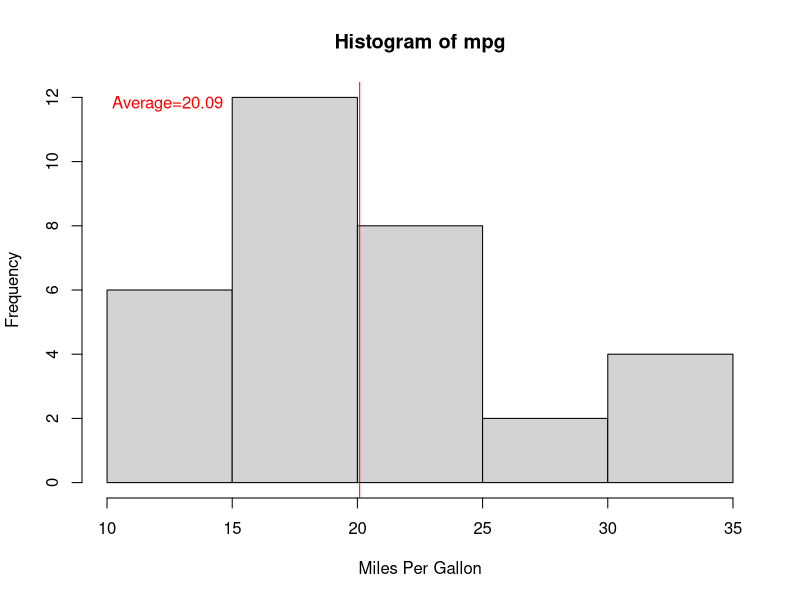
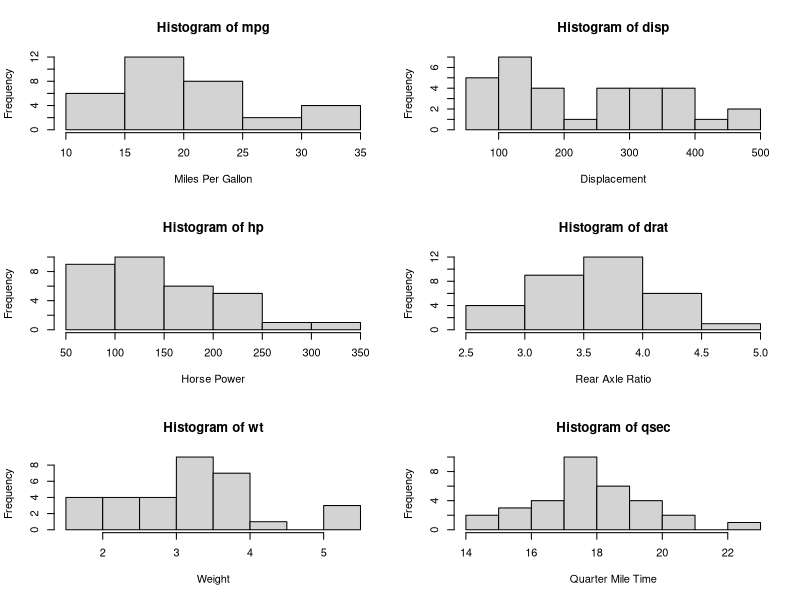
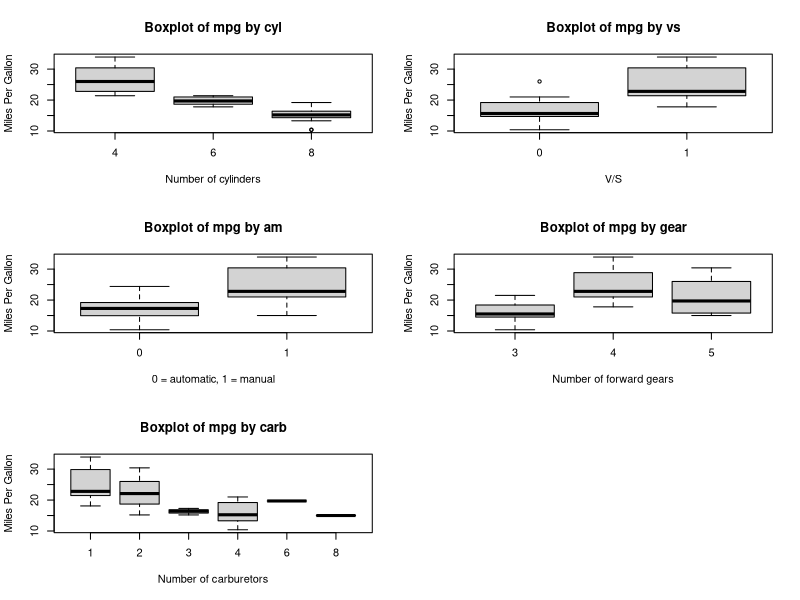

Write the R code that produced these figures, in order. (Note: this script raises an error after producing the figures.)
#1
data(mtcars)

#----------------------------------------------------
#2

#Create a histogram of the mpg variable
hist(mtcars$mpg, 
     main="Histogram of mpg",
     xlab="Miles Per Gallon", 
     ylab="Frequency"
)

#Showing the average line
abline(v=mean(mtcars$mpg), col="red")

#Showing the value of the average in the top left corner
legend("topleft", "Average=20.09", text.col="red", bty="n")

#Observations:
# - Most of the cars fall with in the 15-25 mpg range with a few outliers above 30

#--------------------------------------------------------
#3

var = names(mtcars)
var

#List the full Names

full_names = c("Miles Per Gallon", "Cylinders",  "Displacement", "Horse Power", "Rear Axle Ratio", "Weight", "Quarter Mile Time")

#Send to PDF

pdf("Histograms.pdf")


par(mfrow = c(3,2))

for (i in 1:7) {
  if (i==2){ #Exclude column 2
    i=i+1
  } else{
  hist(mtcars[[var[i]]], 
       main = paste("Histogram of", var[i]), 
       xlab = full_names[i], 
       ylab = "Frequency", 
       )
  }
}

dev.off()


#------------------------------------------------------------
#4


var = names(mtcars)
full_names = c("Miles Per Gallon", "cylinders",  "Displacement", "Horse Power", "Rear Axle Ratio", "Weight", "Quarter Mile Time", 
               "V/S", "0 = automatic, 1 = manual", "forward gears", "carburetors")

pdf("Boxplots for MPG.pdf")


par(mfrow = c(3, 2))

boxplot(mtcars$mpg ~ mtcars[[var[2]]], 
        main = paste("Boxplot of mpg by", var[2]),  
        xlab = paste("Number of", full_names[2]),                  
        ylab = "Miles Per Gallon")       

for (i in 8:9) {
  boxplot(mtcars$mpg ~ mtcars[[var[i]]], 
          main = paste("Boxplot of mpg by", var[i]),  
          xlab = full_names[i],                  
          ylab = "Miles Per Gallon",      
          )              
}

for (i in 10:11) {
  boxplot(mtcars$mpg ~ mtcars[[var[i]]], 
          main = paste("Boxplot of mpg by", var[i]),  
          xlab = paste("Number of", full_names[i]),                  
          ylab = "Miles Per Gallon",      
  )              
}

def.off()



